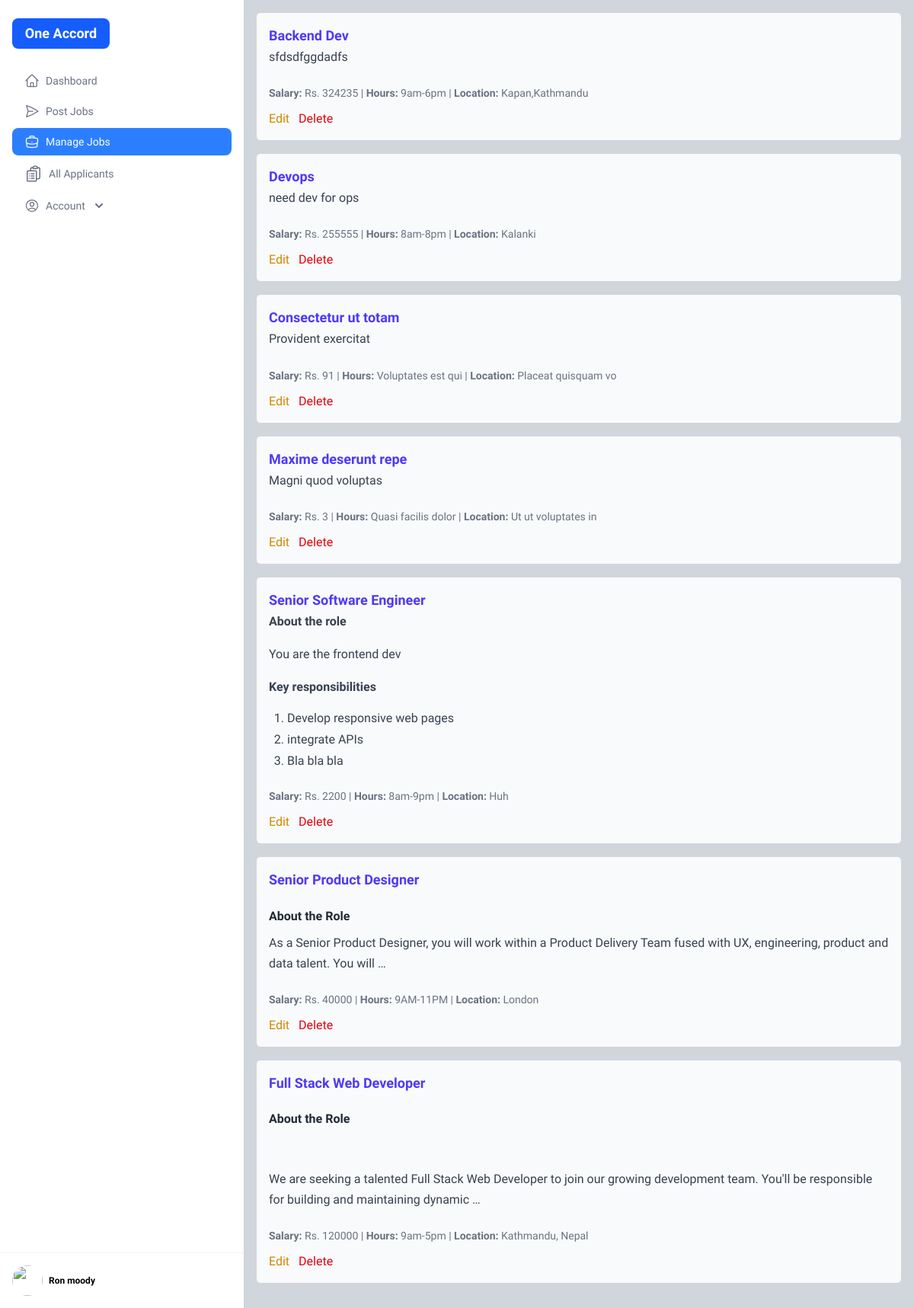
The page /manage_jobs/ (signed in) on the database its author committed.
### job_portal/models.py (models this page shows, shortened)
class CompanyProfile(models.Model):
    user = models.OneToOneField(User, on_delete=models.CASCADE,null=True, blank=True,related_name='company_profile')
    company_name = models.CharField(max_length=255, blank=True, null=True)
    company_description = models.TextField(blank=True, null=True)

class JobPost(models.Model):
    company = models.ForeignKey(CompanyProfile, on_delete=models.CASCADE)
    title = models.CharField(max_length=255)
    description = models.TextField()
    location = models.CharField(max_length=255, blank=True, null=True)
    salary = models.DecimalField(max_digits=10, decimal_places=2, blank=True, null=True)
    working_hours=models.CharField(max_length=100, blank=True, null=True)
    posted = models.DateTimeField(auto_now_add=True)

### job_portal/views.py (the view)
# urls.py: path('manage_jobs/', v.manage_jobs, name="manage_jobs"),
def manage_jobs(request):
    if not request.user.is_authenticated:
        return redirect('login')
    company_profile = CompanyProfile.objects.get(user=request.user)
    job_posts = JobPost.objects.filter(company=company_profile)
    role = get_role(request.user)
    ctx = {
        "company_profile": company_profile,
        "job_posts": job_posts,
        "role": role
    }
    return render(request, "company/manage_jobs.html", ctx)

### job_portal/context_processors.py (called while the page is built)
def user_role(request):
    role = None
    if request.user.is_authenticated:
        if JobSeekerProfile.objects.filter(user=request.user).exists():
            role = 'jobseeker'
        elif CompanyProfile.objects.filter(user=request.user).exists():
            role = 'employer'
        else:
            role = 'user'
    return {
        'user_role': role
    }

### job_portal/views.py (called while the page is built)
def get_role(user):
    try:
        profile = JobSeekerProfile.objects.get(user=user)
        return "job_seeker"
    except JobSeekerProfile.DoesNotExist:
        try:
            profile = CompanyProfile.objects.get(user=user)
            return "employer"
        except CompanyProfile.DoesNotExist:
            return None

### job_portal/templates/company/manage_jobs.html (shortened to what this page needs)
{% extends "common/dashboard_layout.html" %}
{% load static %}
{% block content %}
{% if job_posts %}
  <div class="space-y-4 p-4 bg-gray-300 min-h-screen">
    {% for job in job_posts %}
      <div class="p-4 border border-gray-300 rounded-md bg-gray-50">
        <h3 class="text-lg font-semibold text-indigo-600">{{ job.title }}</h3>
        <div id="qrte">{{ job.description|truncatewords:25 | safe }}</div>
        <div class="text-sm text-gray-500 mt-2">
          <span><strong>Salary:</strong> Rs. {{ job.salary|floatformat:0 }}</span> |
          <span><strong>Hours:</strong> {{ job.working_hours }}</span> |
          <span><strong>Location:</strong> {{ job.location }}</span>
        </div>
        <div class="mt-3 space-x-2">
          <a href="{% url 'edit_job' job.id %}" class="text-yellow-600 hover:underline">Edit</a>
          <button onclick="openModal('{{ job.id }}')" class="text-red-600 hover:underline">Delete</button>
        </div>
      </div>
    {% endfor %}
  </div>
{% else %}
  <p class="text-center text-gray-500">You haven't posted any jobs yet.</p>
{% endif %}
{% endblock %}

### templates/common/sidebar.html (shortened to what this page needs)
<div
  class="flex h-screen flex-col relative justify-between bg-white"
>
  <div class="px-4 py-6">
    <span
      class="grid h-10 w-32 place-content-center rounded-lg bg-blue-600 text-lg font-bold text-white"
    >
      {{user.company_profile.company_name}}
    </span>
    <ul class="mt-6 space-y-1">
      <li>
        <a
          href="{% url 'dashboard' %}"
          class="block rounded-lg px-4 py-2 text-sm font-medium text-blue-600
          {% if request.path == '/dashboard/' %}
          bg-blue-500 text-white
          {% else %}
          text-gray-500 hover:bg-blue-100 hover:text-blue-600
          {% endif %}"
        >
       <span class="flex gap-2 items-center">
      Dashboard</span>
        </a>
      </li>
      <li>
        <a
          href="{% url 'post_jobs' %}"
          class="block rounded-lg px-4 py-2 text-sm font-medium
          {% if request.path == '/post_jobs/' %}
          bg-blue-500 text-white
          {% else %}
          text-gray-500 hover:bg-blue-100 hover:text-blue-600
          {% endif %}"
        >
         <span class="flex items-center gap-2"><svg xmlns="http://www.w3.org/2000/svg" fill="none" viewBox="0 0 24 24" stroke-width="1.5" stroke="currentColor" class="size-5">
          <path stroke-linecap="round" stroke-linejoin="round" d="M6 12 3.269 3.125A59.769 59.769 0 0 1 21.485 12 59.768 59.768 0 0 1 3.27 20.875L5.999 12Zm0 0h7.5" />
        </svg>
        Post Jobs
        </span>
        </a>
      </li>
      <li>  <a
        href="{% url 'manage_jobs' %}"
        class="w-full rounded-lg block px-4 py-2 [text-align:_inherit] text-sm font-medium
        {% if request.path == '/manage_jobs/' %}
        bg-blue-500 text-white
        {% else %}
        text-gray-500 hover:bg-blue-100 hover:text-blue-600
        {% endif %}"
      >
      <span class="flex items-center gap-2">
          Manage Jobs
      </span>
      </a></li>
      <li>  <a
        href="{% url 'job_list' %}"
        class="w-full rounded-lg block px-4 py-2 [text-align:_inherit] text-sm font-medium
        {% if request.path == '/applicants/' %}
        bg-blue-500 text-white
        {% else %}
        text-gray-500 hover:bg-blue-100 hover:text-blue-600
        {% endif %}"
      >
      <span class="flex items-center gap-2">
         All Applicants
      </span>
      </a></li>
      <li>
        <details class="group [&_summary::-webkit-details-marker]:hidden">
          <summary
            class="flex cursor-pointer items-center justify-between rounded-lg px-4 py-2 text-gray-500 hover:bg-blue-100 hover:text-blue-600"
          >
            <span class="text-sm font-medium"><span class="flex items-center gap-2">
            Account
            <span
              class="shrink-0 transition duration-300 group-open:-rotate-180"
            >
              <svg
                xmlns="http://www.w3.org/2000/svg"
                class="size-5"
                viewBox="0 0 20 20"
                fill="currentColor"
              >
                <path
                  fill-rule="evenodd"
                  d="M5.293 7.293a1 1 0 011.414 0L10 10.586l3.293-3.293a1 1 0 111.414 1.414l-4 4a1 1 0 01-1.414 0l-4-4a1 1 0 010-1.414z"
                  clip-rule="evenodd"
                />
              </svg>
            </span>
          </span>
          </summary>
        </details>
      </li>
    </ul>
  </div>
  <div class="sticky inset-x-0 bottom-0 border-t border-gray-100">
    <a href="#" class="flex items-center gap-2 bg-white p-4 hover:bg-gray-50">
      <img
        alt=""
        src="https://images.unsplash.com/photo-1600486913747-55e5470d6f40?ixlib=rb-1.2.1&ixid=MnwxMjA3fDB8MHxwaG90by1wYWdlfHx8fGVufDB8fHx8&auto=format&fit=crop&w=1770&q=80"
        class="size-10 rounded-full object-cover"
      />
      <div>
        <p class="text-xs">
          <strong class="block font-semibold text-md">{{ user.first_name }} {{ user.last_name }}</strong>
        </p>
      </div>
    </a>
  </div>
</div>

### templates/common/dashboard_layout.html (style rules this page uses)
#qrte { font-size: 1rem; color: #374151; line-height: 1.7; margin-bottom: 1.5rem; word-break: break-word; }
#qrte h1, #qrte h2, #qrte h3, #qrte h4, #qrte h5, #qrte h6 { font-weight: bold; color: #1f2937; margin-top: 1.2em; margin-bottom: 0.5em; }
#qrte p { margin-bottom: 1em; }
#qrte ul, #qrte ol { margin-left: 1.5em; margin-bottom: 1em; }
#qrte ol { list-style-type: decimal; }
#qrte li { margin-bottom: 0.25em; line-height: 1.5; }
#qrte strong { font-weight: bold; }

### rows shown on the page
JobPost: title "Backend Dev", description "sfdsdfggdadfs", salary "324235", working_hours "9am-6pm", location "Kapan,Kathmandu"
JobPost: title "Devops", description "need dev for ops", salary "255555", working_hours "8am-8pm", location "Kalanki"
JobPost: title "Consectetur ut totam", description "Provident exercitat", salary "91", working_hours "Voluptates est qui", location "Placeat quisquam vo"
JobPost: title "Maxime deserunt repe", description "Magni quod voluptas", salary "3", working_hours "Quasi facilis dolor", location "Ut ut voluptates in"
JobPost: title "Senior Software Engineer", description "About the role You are the frontend dev Key responsibilities Develop responsive web pages integrate APIs Bla bla bla", salary "2200", working_hours "8am-9pm", location "Huh"
JobPost: title "Senior Product Designer", description "About the Role As a Senior Product Designer, you will work within a Product Delivery Team fused with UX, engineering, product and data talent. You will …", salary "40000", working_hours "9AM-11PM", location "London"
JobPost: title "Full Stack Web Developer", description "About the Role We are seeking a talented Full Stack Web Developer to join our growing development team. You'll be responsible for building and maintaining dynamic …", salary "120000", working_hours "9am-5pm", location "Kathmandu, Nepal"

### other values the page prints
{{ user.company_profile.company_name }} "One Accord"
{{ user.first_name }} "Ron"
{{ user.last_name }} "moody"
